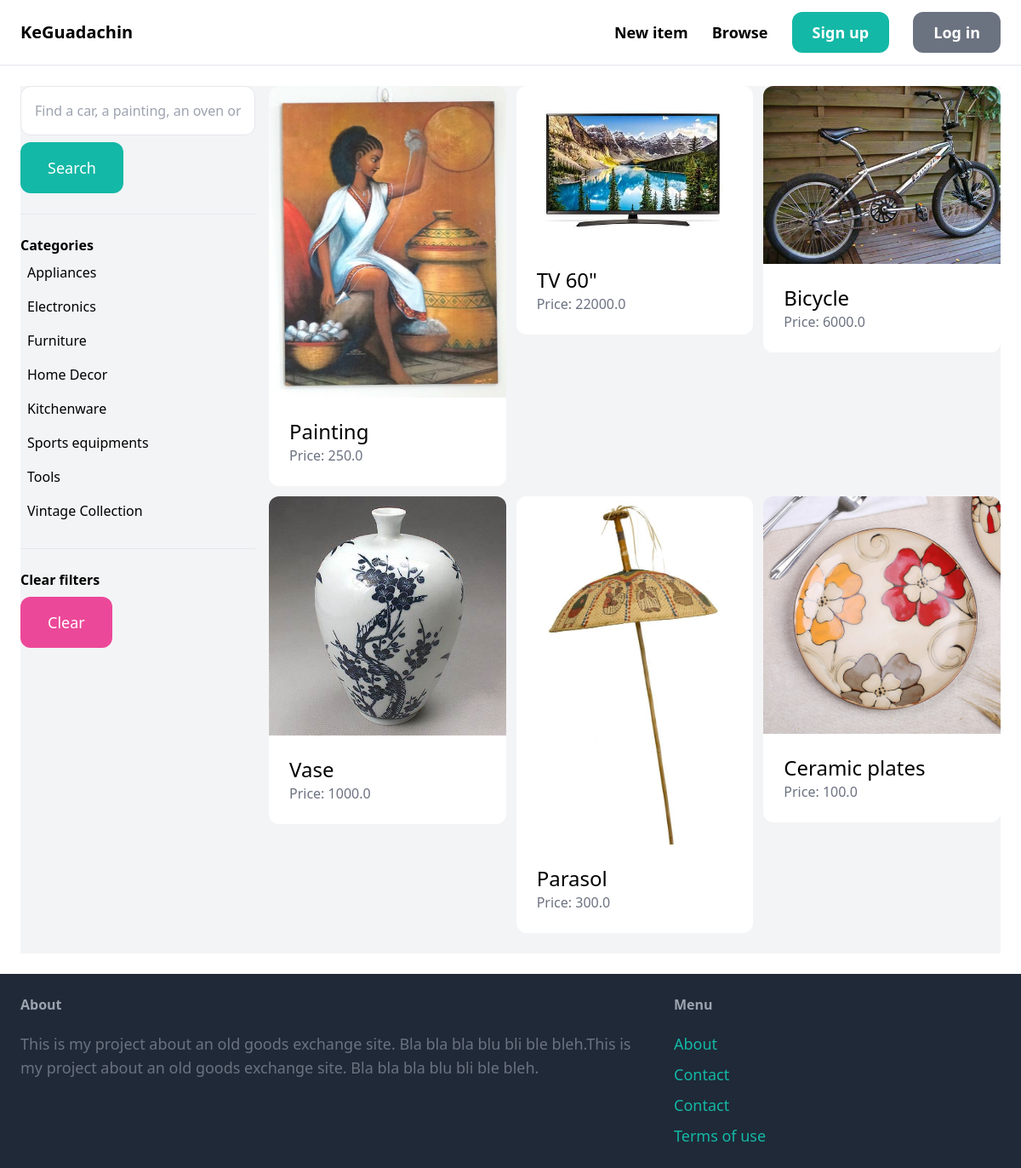
The app's page /items/ with its own data.
### item/models.py (models this page shows, shortened)
class Category(models.Model):
    name = models.CharField(max_length=255)
    class Meta:
        ordering = ('name',)
        verbose_name_plural = 'Categories'

class Item(models.Model):
    category = models.ForeignKey(Category, related_name='items', on_delete=models.CASCADE)
    name = models.CharField(max_length=255)
    description = models.TextField(blank=True, null=True)
    price = models.FloatField()
    image = models.ImageField(upload_to='item_images', blank=True, null=True)
    is_sold = models.BooleanField(default=False)
    created_by = models.ForeignKey(User, related_name='items', on_delete=models.CASCADE)
    created_at = models.DateTimeField(auto_now_add=True)

### item/views.py (the view)
# urls.py: path('items/', include('item.urls')),
def items(request):
    query = request.GET.get('query', '')
    category_id = request.GET.get('category', 0)
    categories = Category.objects.all()
    items = Item.objects.filter(is_sold=False)
    if category_id:
        items = items.filter(category_id=category_id)
    if query:
        items = items.filter(Q(name__icontains=query) | Q(description_icontains=query))
    return render(request, 'item/items.html', {
        'items': items,
        'query': query,
        'categories': categories,
        'category_id': int(category_id),
    })

### item/templates/item/items.html (shortened to what this page needs)
{% extends 'core/base.html' %}
{% block content %}
    <div class="pb-6 grid grid-cols-4 gap-4 bg-gray-100">
        <div class="col-span-1">
            <form method="get" action="{% url 'item:items' %}">
                <input name="query" class="w-full py-4 px-4 border rounded-xl" type="text" value="{{ query }}" placeholder="Find a car, a painting, an oven or a sofa...">
                <button class="mt-2 py-4 px-8 text-lg bg-teal-500 text-white rounded-xl">Search</button>
            </form>
            <hr class="my-6">
            <p class="font-semibold">Categories</p>
            <ul>
                {% for category in categories %}
                    <li class="py-2 px-2 rounded-xl{% if category.id == category_id %} bg-gray-500{% endif %}">
                        <a href="{% url 'item:items' %}?query={{ query }}&category={{ category.id }}">{{ category.name }}</a>
                    </li>
                {% endfor %}
            </ul>
            <hr class="my-6">
            <p class="font-semibold">Clear filters</p>
            <ul>
                <li><a href="{% url 'item:items' %}" class="mt-2 py-4 px-8 inline-block bg-pink-500 text-lg rounded-xl text-white">Clear</a>
                </li>
            </ul>
        </div>
        <div class="col-span-3">
            <div class="grid grid-cols-3 gap-3">
                {% for item in items %}
                 <div>
                        <a href="{% url 'item:detail' item.id %}">
                            <div>
                                <img src="{{ item.image.url }}" class="rounded-t-xl">
                            </div>
                            <div class="p-6 bg-white rounded-b-xl">
                                <h2 class="text-2xl">{{ item.name }}</h2>
                                <p class="text-gray-500">Price: {{ item.price }}</p>
                            </div>
                        </a>
                    </div>
                {% endfor %}
          </div>
        </div>
    </div>
{% endblock %}

### records on screen
Category: name "Appliances"
Category: name "Electronics"
Category: name "Furniture"
Category: name "Home Decor"
Category: name "Kitchenware"
Category: name "Sports equipments"
Category: name "Tools"
Category: name "Vintage Collection"
Item: image (picture), name "Painting", price "250.0"
Item: image (picture), name "TV 60\"", price "22000.0"
Item: image (picture), name "Bicycle", price "6000.0"
Item: image (picture), name "Vase", price "1000.0"
Item: image (picture), name "Parasol", price "300.0"
Item: image (picture), name "Ceramic plates", price "100.0"
